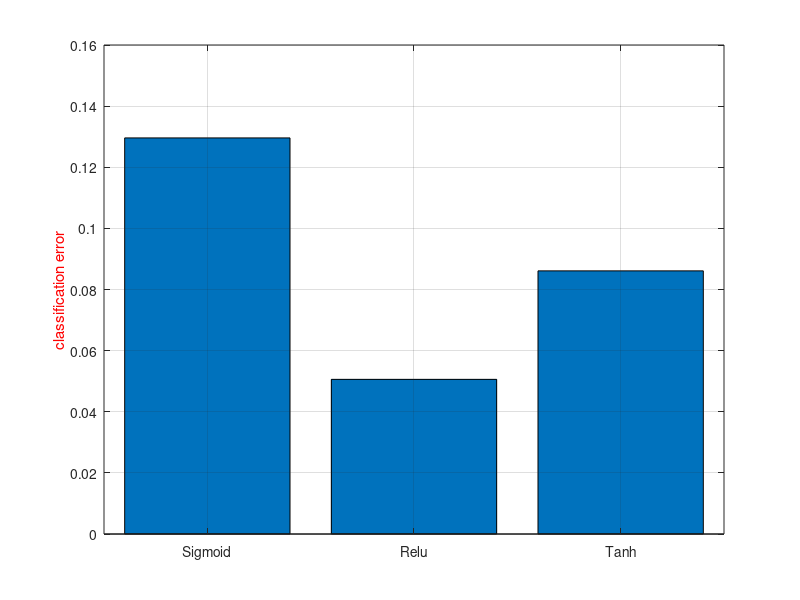

MATLAB code to generate this figure:
h = bar([0.1296; 0.0506; 0.0861]);
grid on
l = cell(1,3);
l{1}='Sigmoid'; l{2}='Relu'; l{3}='Tanh';
set(gca,'xticklabel', l)
set(gcf,'DefaultTextColor','red')
ylabel('classification error', 'Color', 'r');
